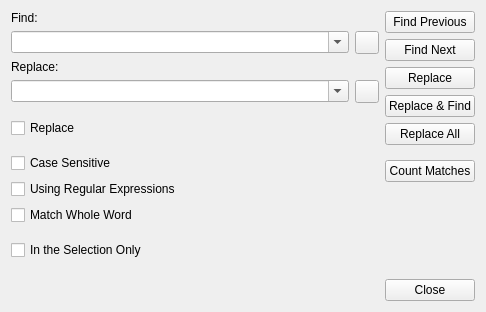
<?xml version="1.0" encoding="UTF-8"?>
<ui version="4.0">
 <class>SearchReplaceForm</class>
 <widget class="QWidget" name="SearchReplaceForm">
  <property name="geometry">
   <rect>
    <x>0</x>
    <y>0</y>
    <width>486</width>
    <height>312</height>
   </rect>
  </property>
  <property name="windowTitle">
   <string>Find &amp; Replace</string>
  </property>
  <layout class="QHBoxLayout" name="horizontalLayout_3">
   <item>
    <layout class="QVBoxLayout" name="verticalLayout_3">
     <item>
      <widget class="QLabel" name="lb_find">
       <property name="text">
        <string>Find:</string>
       </property>
      </widget>
     </item>
     <item>
      <layout class="QHBoxLayout" name="horizontalLayout">
       <item>
        <widget class="QComboBox" name="cbox_find">
         <property name="sizePolicy">
          <sizepolicy hsizetype="Expanding" vsizetype="Fixed">
           <horstretch>0</horstretch>
           <verstretch>0</verstretch>
          </sizepolicy>
         </property>
         <property name="editable">
          <bool>true</bool>
         </property>
         <property name="insertPolicy">
          <enum>QComboBox::NoInsert</enum>
         </property>
         <property name="sizeAdjustPolicy">
          <enum>QComboBox::AdjustToMinimumContentsLength</enum>
         </property>
        </widget>
       </item>
       <item>
        <widget class="QToolButton" name="btn_find_reg">
         <property name="text">
          <string/>
         </property>
         <property name="icon">
          <iconset resource="resources.qrc">
           <normaloff>:/images/textMore.svg</normaloff>:/images/textMore.svg</iconset>
         </property>
        </widget>
       </item>
      </layout>
     </item>
     <item>
      <widget class="QWidget" name="wd_replace" native="true">
       <layout class="QVBoxLayout" name="verticalLayout_2">
        <property name="leftMargin">
         <number>0</number>
        </property>
        <property name="topMargin">
         <number>0</number>
        </property>
        <property name="rightMargin">
         <number>0</number>
        </property>
        <property name="bottomMargin">
         <number>0</number>
        </property>
        <item>
         <widget class="QLabel" name="lb_replace">
          <property name="text">
           <string>Replace:</string>
          </property>
         </widget>
        </item>
        <item>
         <layout class="QHBoxLayout" name="horizontalLayout_2">
          <item>
           <widget class="QComboBox" name="cbox_replace">
            <property name="sizePolicy">
             <sizepolicy hsizetype="Expanding" vsizetype="Fixed">
              <horstretch>0</horstretch>
              <verstretch>0</verstretch>
             </sizepolicy>
            </property>
            <property name="editable">
             <bool>true</bool>
            </property>
            <property name="insertPolicy">
             <enum>QComboBox::NoInsert</enum>
            </property>
            <property name="sizeAdjustPolicy">
             <enum>QComboBox::AdjustToMinimumContentsLength</enum>
            </property>
           </widget>
          </item>
          <item>
           <widget class="QToolButton" name="btn_replace_reg">
            <property name="text">
             <string/>
            </property>
            <property name="icon">
             <iconset resource="resources.qrc">
              <normaloff>:/images/textMore.svg</normaloff>:/images/textMore.svg</iconset>
            </property>
           </widget>
          </item>
         </layout>
        </item>
       </layout>
      </widget>
     </item>
     <item>
      <widget class="Line" name="line_2">
       <property name="lineWidth">
        <number>0</number>
       </property>
       <property name="orientation">
        <enum>Qt::Horizontal</enum>
       </property>
      </widget>
     </item>
     <item>
      <widget class="QCheckBox" name="chb_useReplace">
       <property name="text">
        <string>Replace</string>
       </property>
      </widget>
     </item>
     <item>
      <widget class="Line" name="line_3">
       <property name="lineWidth">
        <number>0</number>
       </property>
       <property name="orientation">
        <enum>Qt::Horizontal</enum>
       </property>
      </widget>
     </item>
     <item>
      <widget class="QCheckBox" name="chb_matchCase">
       <property name="text">
        <string>Case Sensitive</string>
       </property>
      </widget>
     </item>
     <item>
      <widget class="QCheckBox" name="chb_useRegular">
       <property name="text">
        <string>Using Regular Expressions</string>
       </property>
      </widget>
     </item>
     <item>
      <widget class="QCheckBox" name="chb_wholeWord">
       <property name="text">
        <string>Match Whole Word</string>
       </property>
      </widget>
     </item>
     <item>
      <widget class="Line" name="line_5">
       <property name="lineWidth">
        <number>0</number>
       </property>
       <property name="orientation">
        <enum>Qt::Horizontal</enum>
       </property>
      </widget>
     </item>
     <item>
      <widget class="QCheckBox" name="chb_inSelection">
       <property name="text">
        <string>In the Selection Only</string>
       </property>
      </widget>
     </item>
     <item>
      <spacer name="verticalSpacer_2">
       <property name="orientation">
        <enum>Qt::Vertical</enum>
       </property>
       <property name="sizeHint" stdset="0">
        <size>
         <width>278</width>
         <height>13</height>
        </size>
       </property>
      </spacer>
     </item>
     <item>
      <widget class="QLabel" name="lb_findStat">
       <property name="text">
        <string/>
       </property>
      </widget>
     </item>
    </layout>
   </item>
   <item>
    <layout class="QVBoxLayout" name="verticalLayout">
     <item>
      <widget class="QPushButton" name="btn_findPre">
       <property name="sizePolicy">
        <sizepolicy hsizetype="Preferred" vsizetype="Fixed">
         <horstretch>0</horstretch>
         <verstretch>0</verstretch>
        </sizepolicy>
       </property>
       <property name="text">
        <string>Find Previous</string>
       </property>
      </widget>
     </item>
     <item>
      <widget class="QPushButton" name="btn_findNext">
       <property name="sizePolicy">
        <sizepolicy hsizetype="Preferred" vsizetype="Fixed">
         <horstretch>0</horstretch>
         <verstretch>0</verstretch>
        </sizepolicy>
       </property>
       <property name="text">
        <string>Find Next</string>
       </property>
      </widget>
     </item>
     <item>
      <widget class="QPushButton" name="btn_replace">
       <property name="sizePolicy">
        <sizepolicy hsizetype="Preferred" vsizetype="Fixed">
         <horstretch>0</horstretch>
         <verstretch>0</verstretch>
        </sizepolicy>
       </property>
       <property name="text">
        <string>Replace</string>
       </property>
      </widget>
     </item>
     <item>
      <widget class="QPushButton" name="btn_replaceFind">
       <property name="sizePolicy">
        <sizepolicy hsizetype="Preferred" vsizetype="Fixed">
         <horstretch>0</horstretch>
         <verstretch>0</verstretch>
        </sizepolicy>
       </property>
       <property name="text">
        <string>Replace &amp;&amp; Find</string>
       </property>
      </widget>
     </item>
     <item>
      <widget class="QPushButton" name="btn_replaceAll">
       <property name="sizePolicy">
        <sizepolicy hsizetype="Preferred" vsizetype="Fixed">
         <horstretch>0</horstretch>
         <verstretch>0</verstretch>
        </sizepolicy>
       </property>
       <property name="text">
        <string>Replace All</string>
       </property>
      </widget>
     </item>
     <item>
      <widget class="Line" name="line">
       <property name="lineWidth">
        <number>0</number>
       </property>
       <property name="orientation">
        <enum>Qt::Horizontal</enum>
       </property>
      </widget>
     </item>
     <item>
      <widget class="QPushButton" name="btn_count">
       <property name="sizePolicy">
        <sizepolicy hsizetype="Preferred" vsizetype="Fixed">
         <horstretch>0</horstretch>
         <verstretch>0</verstretch>
        </sizepolicy>
       </property>
       <property name="text">
        <string>Count Matches</string>
       </property>
      </widget>
     </item>
     <item>
      <spacer name="verticalSpacer">
       <property name="orientation">
        <enum>Qt::Vertical</enum>
       </property>
       <property name="sizeHint" stdset="0">
        <size>
         <width>20</width>
         <height>40</height>
        </size>
       </property>
      </spacer>
     </item>
     <item>
      <widget class="QPushButton" name="btn_close">
       <property name="text">
        <string>Close</string>
       </property>
      </widget>
     </item>
    </layout>
   </item>
  </layout>
 </widget>
 <resources>
  <include location="resources.qrc"/>
 </resources>
 <connections/>
</ui>
